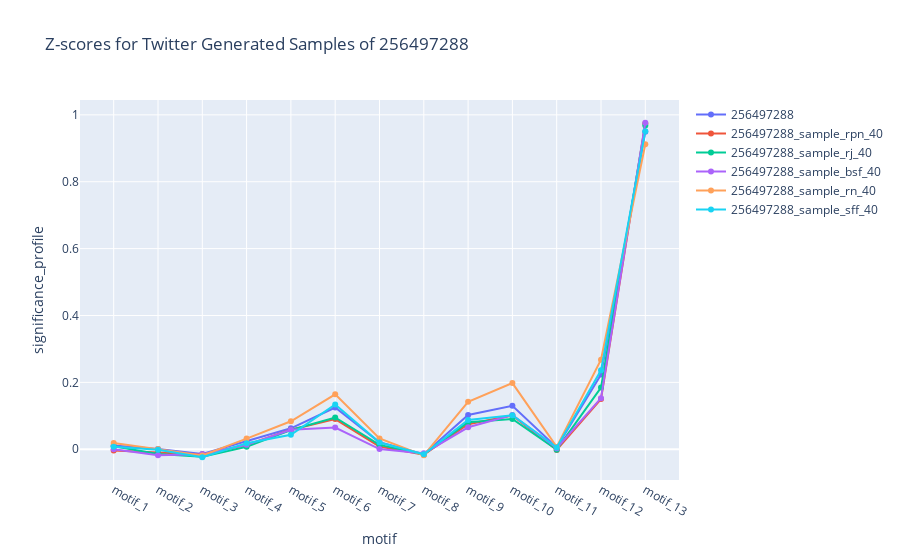
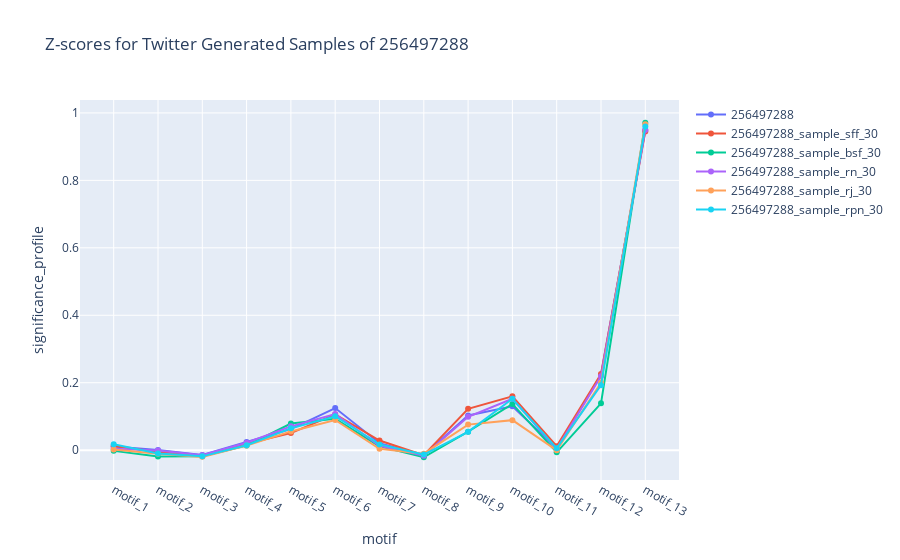
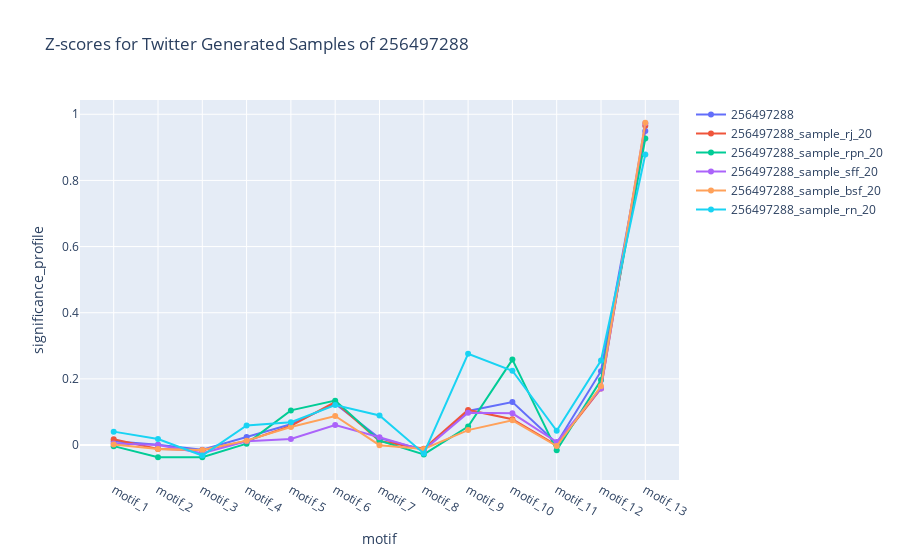

These figures' notebook cell, in order:
### Code cell
sample_percents = ["40", "30", "20", "10"]

selected_graph = "256497288"

for sp in sample_percents:
    # Query data
    query_df = motif_twitter.query(
        "graph_name == @selected_graph or (graph_name.str.startswith(@selected_graph) and graph_name.str.endswith(@sp))",
    )

    plot_line_chart(
        query_df,
        f"Z-scores for Twitter Generated Samples of {selected_graph}",
        "motif",
        "significance_profile",
    )

    query_info_df = twitter_samples_info.query(
        "graph_name.str.startswith(@selected_graph) and graph_name.str.endswith(@sp)",
    )

    print(query_info_df)

### Figure 1 — Plotly figure (JSON) as saved in the notebook; plotly's stock layout.template omitted (floating-point values rounded to 4 significant figures)
{"data": [{"mode": "lines+markers", "name": "256497288", "type": "scatter", "x": ["motif_1", "motif_2", "motif_3", "motif_4", "motif_5", "motif_6", "motif_7", "motif_8", "motif_9", "motif_10", "motif_11", "motif_12", "motif_13"], "y": [0.01119, 0.0005863, -0.01403, 0.02461, 0.06259, 0.1249, 0.02066, -0.01479, 0.1027, 0.1302, 0.005217, 0.2232, 0.9495]}, {"mode": "lines+markers", "name": "256497288_sample_rpn_40", "type": "scatter", "x": ["motif_1", "motif_2", "motif_3", "motif_4", "motif_5", "motif_6", "motif_7", "motif_8", "motif_9", "motif_10", "motif_11", "motif_12", "motif_13"], "y": [-0.00354, -0.009479, -0.01563, 0.01288, 0.05827, 0.09018, 0.007996, -0.01657, 0.07493, 0.1011, -0.002231, 0.1505, 0.9742]}, {"mode": "lines+markers", "name": "256497288_sample_rj_40", "type": "scatter", "x": ["motif_1", "motif_2", "motif_3", "motif_4", "motif_5", "motif_6", "motif_7", "motif_8", "motif_9", "motif_10", "motif_11", "motif_12", "motif_13"], "y": [0.009188, -0.01422, -0.02274, 0.007261, 0.0575, 0.09506, 0.01299, -0.01549, 0.08102, 0.09075, -0.001201, 0.1843, 0.9683]}, {"mode": "lines+markers", "name": "256497288_sample_bsf_40", "type": "scatter", "x": ["motif_1", "motif_2", "motif_3", "motif_4", "motif_5", "motif_6", "motif_7", "motif_8", "motif_9", "motif_10", "motif_11", "motif_12", "motif_13"], "y": [-0.0003023, -0.01791, -0.01516, 0.01319, 0.05823, 0.06478, 0.0006524, -0.01232, 0.0657, 0.1025, 0.003234, 0.1528, 0.9764]}, {"mode": "lines+markers", "name": "256497288_sample_rn_40", "type": "scatter", "x": ["motif_1", "motif_2", "motif_3", "motif_4", "motif_5", "motif_6", "motif_7", "motif_8", "motif_9", "motif_10", "motif_11", "motif_12", "motif_13"], "y": [0.01876, 0.0005883, -0.01836, 0.03183, 0.08359, 0.1643, 0.03236, -0.01821, 0.142, 0.1978, 0.006999, 0.2676, 0.9121]}, {"mode": "lines+markers", "name": "256497288_sample_sff_40", "type": "scatter", "x": ["motif_1", "motif_2", "motif_3", "motif_4", "motif_5", "motif_6", "motif_7", "motif_8", "motif_9", "motif_10", "motif_11", "motif_12", "motif_13"], "y": [0.007825, -0.001668, -0.02392, 0.01804, 0.04316, 0.1341, 0.02009, -0.01507, 0.08765, 0.1016, 0.00553, 0.2359, 0.9512]}], "layout": {"title": {"text": "Z-scores for Twitter Generated Samples of 256497288"}, "xaxis": {"title": {"text": "motif"}}, "yaxis": {"title": {"text": "significance_profile"}}}}

### Figure 2 — Plotly figure (JSON) as saved in the notebook; plotly's stock layout.template omitted (floating-point values rounded to 4 significant figures)
{"data": [{"mode": "lines+markers", "name": "256497288", "type": "scatter", "x": ["motif_1", "motif_2", "motif_3", "motif_4", "motif_5", "motif_6", "motif_7", "motif_8", "motif_9", "motif_10", "motif_11", "motif_12", "motif_13"], "y": [0.01119, 0.0005863, -0.01403, 0.02461, 0.06259, 0.1249, 0.02066, -0.01479, 0.1027, 0.1302, 0.005217, 0.2232, 0.9495]}, {"mode": "lines+markers", "name": "256497288_sample_sff_30", "type": "scatter", "x": ["motif_1", "motif_2", "motif_3", "motif_4", "motif_5", "motif_6", "motif_7", "motif_8", "motif_9", "motif_10", "motif_11", "motif_12", "motif_13"], "y": [0.0125, -0.005241, -0.01798, 0.01895, 0.05073, 0.106, 0.02861, -0.01466, 0.1226, 0.1595, 0.01161, 0.2257, 0.9448]}, {"mode": "lines+markers", "name": "256497288_sample_bsf_30", "type": "scatter", "x": ["motif_1", "motif_2", "motif_3", "motif_4", "motif_5", "motif_6", "motif_7", "motif_8", "motif_9", "motif_10", "motif_11", "motif_12", "motif_13"], "y": [-0.002041, -0.0186, -0.0178, 0.0137, 0.07918, 0.09308, 0.01168, -0.02095, 0.05488, 0.1371, -0.00641, 0.1389, 0.9708]}, {"mode": "lines+markers", "name": "256497288_sample_rn_30", "type": "scatter", "x": ["motif_1", "motif_2", "motif_3", "motif_4", "motif_5", "motif_6", "motif_7", "motif_8", "motif_9", "motif_10", "motif_11", "motif_12", "motif_13"], "y": [0.003952, -0.0009467, -0.01505, 0.02196, 0.07059, 0.1073, 0.01302, -0.01655, 0.09889, 0.1524, 0.003921, 0.2194, 0.9493]}, {"mode": "lines+markers", "name": "256497288_sample_rj_30", "type": "scatter", "x": ["motif_1", "motif_2", "motif_3", "motif_4", "motif_5", "motif_6", "motif_7", "motif_8", "motif_9", "motif_10", "motif_11", "motif_12", "motif_13"], "y": [0.002214, -0.01088, -0.01983, 0.01404, 0.05562, 0.08959, 0.004237, -0.01025, 0.07582, 0.08905, -0.0003394, 0.2001, 0.9666]}, {"mode": "lines+markers", "name": "256497288_sample_rpn_30", "type": "scatter", "x": ["motif_1", "motif_2", "motif_3", "motif_4", "motif_5", "motif_6", "motif_7", "motif_8", "motif_9", "motif_10", "motif_11", "motif_12", "motif_13"], "y": [0.01743, -0.009689, -0.01832, 0.01457, 0.06467, 0.1005, 0.01708, -0.01303, 0.05444, 0.1524, 0.005509, 0.1927, 0.9597]}], "layout": {"title": {"text": "Z-scores for Twitter Generated Samples of 256497288"}, "xaxis": {"title": {"text": "motif"}}, "yaxis": {"title": {"text": "significance_profile"}}}}

### Figure 3 — Plotly figure (JSON) as saved in the notebook; plotly's stock layout.template omitted (floating-point values rounded to 4 significant figures)
{"data": [{"mode": "lines+markers", "name": "256497288", "type": "scatter", "x": ["motif_1", "motif_2", "motif_3", "motif_4", "motif_5", "motif_6", "motif_7", "motif_8", "motif_9", "motif_10", "motif_11", "motif_12", "motif_13"], "y": [0.01119, 0.0005863, -0.01403, 0.02461, 0.06259, 0.1249, 0.02066, -0.01479, 0.1027, 0.1302, 0.005217, 0.2232, 0.9495]}, {"mode": "lines+markers", "name": "256497288_sample_rj_20", "type": "scatter", "x": ["motif_1", "motif_2", "motif_3", "motif_4", "motif_5", "motif_6", "motif_7", "motif_8", "motif_9", "motif_10", "motif_11", "motif_12", "motif_13"], "y": [0.01759, -0.012, -0.01607, 0.01212, 0.05764, 0.1298, 0.01216, -0.01155, 0.1062, 0.07783, -0.0007033, 0.1709, 0.9655]}, {"mode": "lines+markers", "name": "256497288_sample_rpn_20", "type": "scatter", "x": ["motif_1", "motif_2", "motif_3", "motif_4", "motif_5", "motif_6", "motif_7", "motif_8", "motif_9", "motif_10", "motif_11", "motif_12", "motif_13"], "y": [-0.003394, -0.03664, -0.037, 0.004113, 0.1047, 0.1342, 0.01295, -0.02842, 0.05569, 0.2583, -0.01604, 0.1965, 0.9266]}, {"mode": "lines+markers", "name": "256497288_sample_sff_20", "type": "scatter", "x": ["motif_1", "motif_2", "motif_3", "motif_4", "motif_5", "motif_6", "motif_7", "motif_8", "motif_9", "motif_10", "motif_11", "motif_12", "motif_13"], "y": [0.004783, 0.0001887, -0.02512, 0.0113, 0.01805, 0.06026, 0.02369, -0.01539, 0.09786, 0.09585, 0.009035, 0.1711, 0.9728]}, {"mode": "lines+markers", "name": "256497288_sample_bsf_20", "type": "scatter", "x": ["motif_1", "motif_2", "motif_3", "motif_4", "motif_5", "motif_6", "motif_7", "motif_8", "motif_9", "motif_10", "motif_11", "motif_12", "motif_13"], "y": [0.001467, -0.01223, -0.01523, 0.01322, 0.05457, 0.08777, -0.0004853, -0.01205, 0.04503, 0.07473, -0.003155, 0.1776, 0.9744]}, {"mode": "lines+markers", "name": "256497288_sample_rn_20", "type": "scatter", "x": ["motif_1", "motif_2", "motif_3", "motif_4", "motif_5", "motif_6", "motif_7", "motif_8", "motif_9", "motif_10", "motif_11", "motif_12", "motif_13"], "y": [0.04048, 0.01807, -0.03175, 0.05907, 0.0688, 0.1211, 0.08912, -0.02539, 0.276, 0.2246, 0.04309, 0.2555, 0.8786]}], "layout": {"title": {"text": "Z-scores for Twitter Generated Samples of 256497288"}, "xaxis": {"title": {"text": "motif"}}, "yaxis": {"title": {"text": "significance_profile"}}}}
